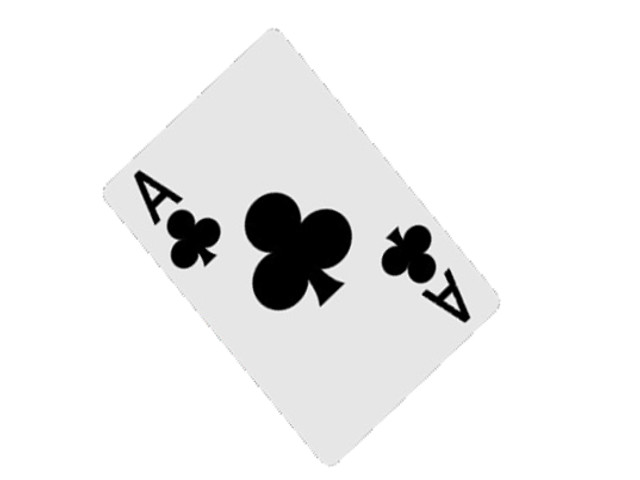
//> input picture Chapter7/images/object1.jpg, 640 x 480 px
$ ./07_surf_final   (built with g++ and OpenCV 4)
//> lines starting //> are read from the running program, lines starting //| are printed output that depends on the picture
#include <stdio.h>
#include <iostream>
#include "opencv2/opencv.hpp"
#include "opencv2/core.hpp"
#include "opencv2/imgproc.hpp"
#include "opencv2/highgui.hpp"
#include "opencv2/calib3d.hpp"
#include "opencv2/calib3d/calib3d.hpp"
#include "opencv2/features2d.hpp"
#include "opencv2/xfeatures2d.hpp"
#include "opencv2/xfeatures2d/nonfree.hpp"
#include "opencv2/core/cuda.hpp"
#include "opencv2/cudaarithm.hpp"
#include "opencv2/cudafeatures2d.hpp"
#include "opencv2/xfeatures2d/cuda.hpp"


using namespace cv;
using namespace cv::xfeatures2d;
using namespace std;

int main( int argc, char** argv )
{
	Mat h_object_image = imread( "images/object1.jpg", 0 );
//> h_object_image: 480 rows x 640 cols, CV_8UC1; min 0, max 255, mean 236.9
	Mat h_scene_image = imread( "images/scene1.jpg", 0 );
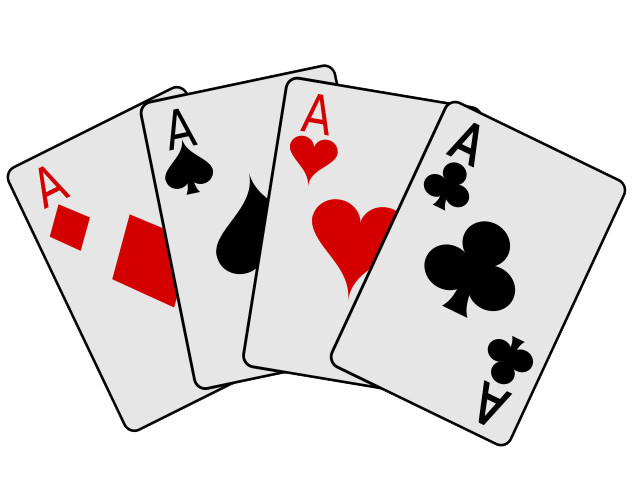
//> input picture Chapter7/images/scene1.jpg, 640 x 480 px
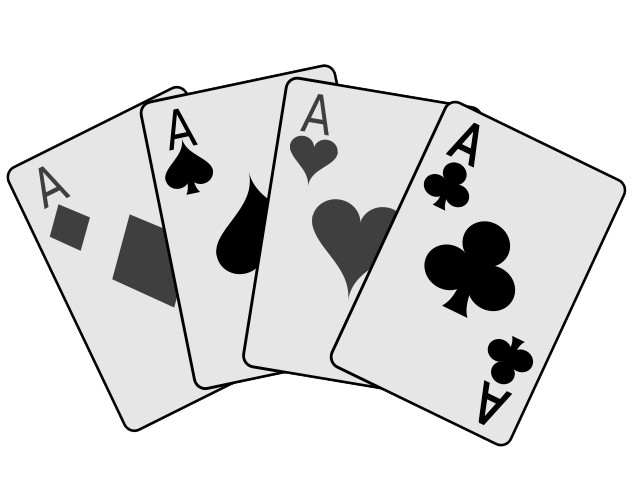
//> h_scene_image: 480 rows x 640 cols, CV_8UC1; min 0, max 255, mean 220.1

	cuda::GpuMat d_object_image;
	cuda::GpuMat d_scene_image;

	cuda::GpuMat d_keypoints_scene, d_keypoints_object;
	vector< KeyPoint > h_keypoints_scene, h_keypoints_object;
	cuda::GpuMat d_descriptors_scene, d_descriptors_object;

//> (the run ends here: the program stops with an error, at `d_object_image.upload(h_object_image);`)
